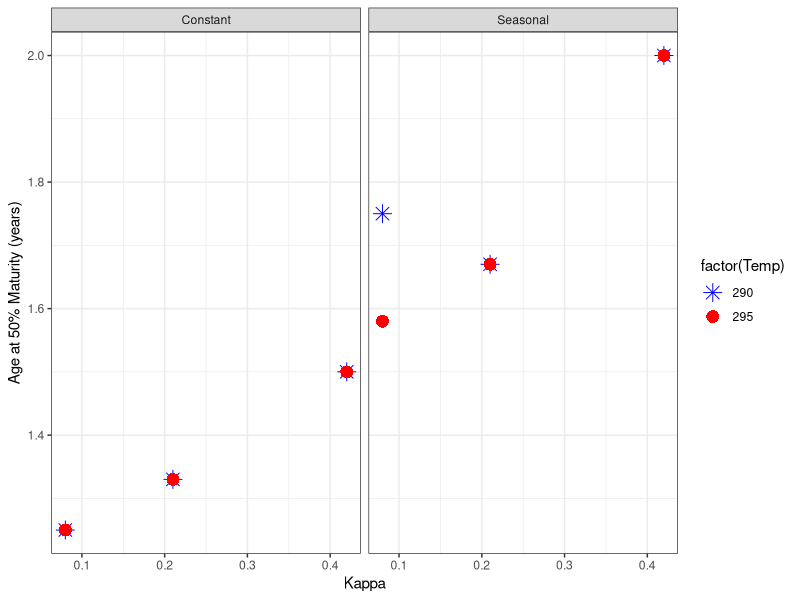
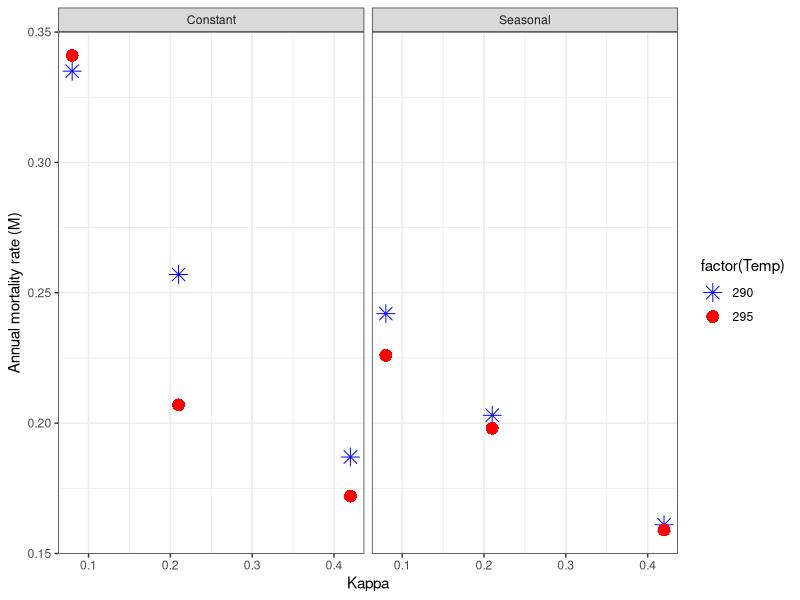
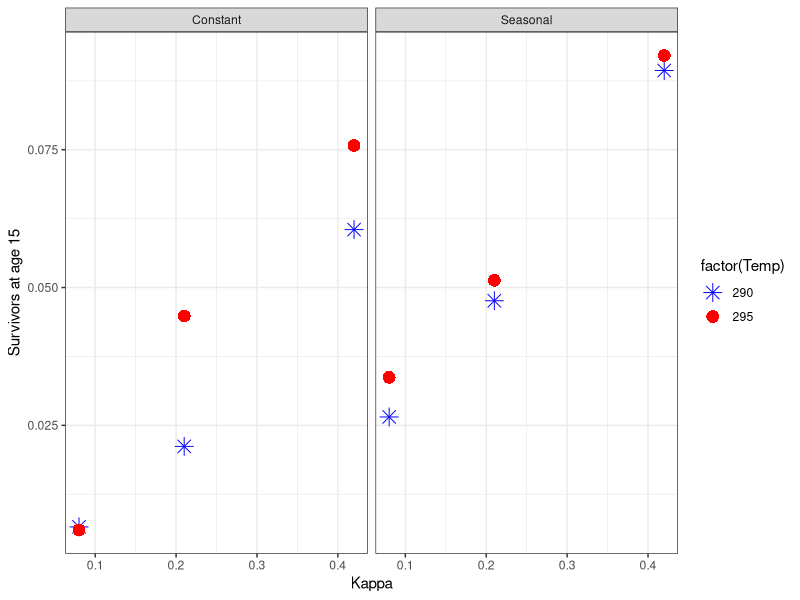
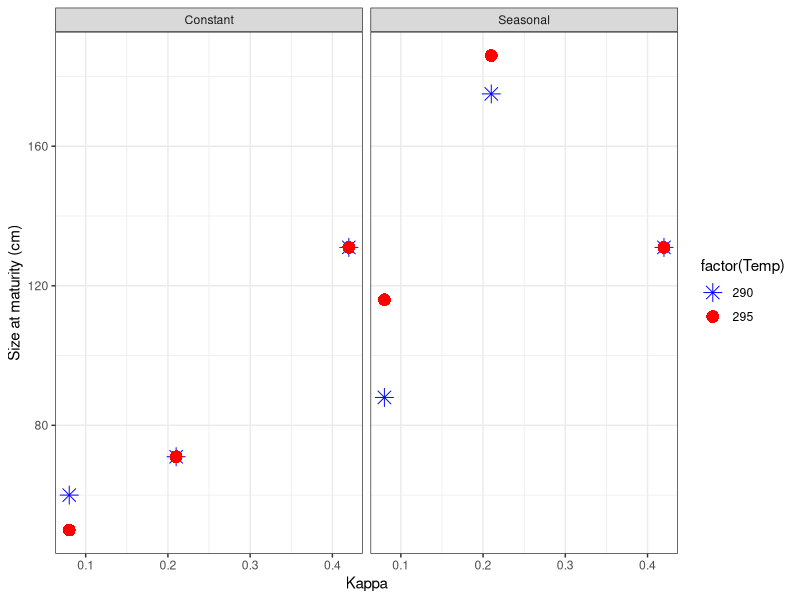
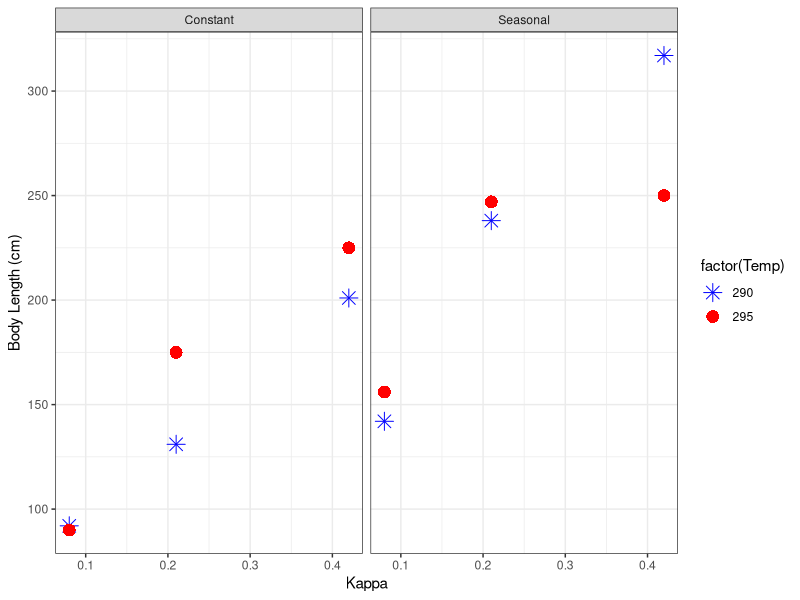

The R source for these figures, in order:
install.packages("readr")
install.packages("ggplot2")
install.packages("tidyverse")


library(readr)
library(ggplot2)
library(tidyverse)
mort <- 0.67
rate_dat<-read_csv("data_summary_Sept11_2020.csv") #bring in the summary spreadsheet I made of trait data
 
 a <- ggplot(rate_dat %>% 
               filter(F_H==mort),
    aes(x=Kappa, y=Amat) 
    ) + 
   # geom_point(size = 2, shape = factor(Temp)) +
	geom_point(aes(colour = factor(Temp), shape=factor(Temp)), size = 4) +
  
  scale_shape_manual(values=c(8, 16)) +
    scale_color_manual(values = c("blue", "red")) +
   labs(y="Age at 50% Maturity (years)")  +
   # 
 facet_wrap(~Seasonality) 
quartz()
a +theme_bw()

  
 
c <- ggplot(rate_dat %>% 
            filter(F_H==mort),
            aes(x=Kappa, y=Mu_annual) 
) + 
  # geom_point(size = 2, shape = factor(Temp)) +
  geom_point(aes(colour = factor(Temp), shape=factor(Temp)), size = 4) +
  
  scale_shape_manual(values=c(8, 16)) +
  scale_color_manual(values = c("blue", "red")) +
   labs(y="Annual mortality rate (M)")+

  
facet_wrap(~Seasonality) 
quartz()
c +theme_bw()
 
 
 
d <- ggplot(rate_dat %>%
              filter(F_H==mort),
            aes(x=Kappa, y=alive_at_15) 
) + 
  # geom_point(size = 2, shape = factor(Temp)) +
  geom_point(aes(colour = factor(Temp), shape=factor(Temp)), size = 4) +
  
  scale_shape_manual(values=c(8, 16)) +
  scale_color_manual(values = c("blue", "red")) +
  labs(y="Survivors at age 15")+
  
  
  facet_wrap(~Seasonality) 
quartz()
 d +theme_bw()
 
  
E <- ggplot(rate_dat %>%
              filter(F_H==mort),
            aes(x=Kappa, y=Sizemat) 
) + 
  # geom_point(size = 2, shape = factor(Temp)) +
  geom_point(aes(colour = factor(Temp), shape=factor(Temp)), size = 4) +
  
  scale_shape_manual(values=c(8, 16)) +
  scale_color_manual(values = c("blue", "red")) +
  labs(y="Size at maturity (cm)")+
  
  
  facet_wrap(~Seasonality) 
quartz()
E +theme_bw()
ff <- ggplot(rate_dat %>%
              filter(F_H==mort),
            aes(x=Kappa, y=bodysize) 
) + 
  # geom_point(size = 2, shape = factor(Temp)) +
  geom_point(aes(colour = factor(Temp), shape=factor(Temp)), size = 4) +
  
  scale_shape_manual(values=c(8, 16)) +
  scale_color_manual(values = c("blue", "red")) +
  labs(y="Body Length (cm)")+
  
  
  facet_wrap(~Seasonality) 
quartz()
ff +theme_bw()

  